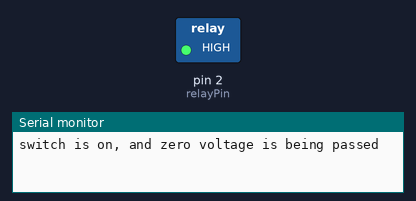
Simulated run of this sketch. Board: Arduino Uno, built with avr-gcc and run on an emulated ATmega328P. Parts: switched loads named in the sketch (green lamp = pin HIGH), the last lines printed to the serial monitor.

Above: at 2.5 s.
At 7.5 s:
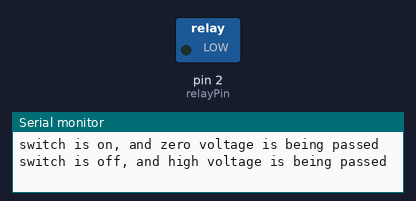
Timing chart, 0 to 13.0 s (numbered marks = the images above):
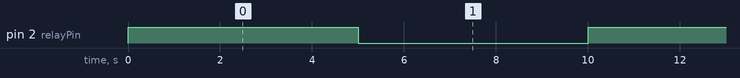

The sketch:

pcomp_relay.ino
```cpp
const int relayPin = 2;	    // use this pin to drive the transistor
const int timeDelay = 5000; // delay in ms for on and off phases

void setup()
{

  Serial.begin(9600);

  pinMode(relayPin, OUTPUT);  // set pin as an output
}


void loop()
{

  digitalWrite(relayPin, HIGH);  // turn the relay on

  Serial.println("switch is on, and zero voltage is being passed");

  delay(timeDelay);              // wait for one second

  digitalWrite(relayPin, LOW);   // turn the relay off

  Serial.println("switch is off, and high voltage is being passed");

  delay(timeDelay);              // wait for one second
}
```

Measured:
- by itself, pin 2 (relayPin): alternates HIGH for 5.0 s and LOW for 5.0 s
